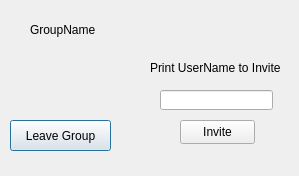
<?xml version="1.0" encoding="UTF-8"?>
<ui version="4.0">
 <class>Dialog</class>
 <widget class="QDialog" name="Dialog">
  <property name="geometry">
   <rect>
    <x>0</x>
    <y>0</y>
    <width>299</width>
    <height>176</height>
   </rect>
  </property>
  <property name="windowTitle">
   <string>Dialog</string>
  </property>
  <widget class="QLabel" name="GroupName">
   <property name="geometry">
    <rect>
     <x>30</x>
     <y>20</y>
     <width>151</width>
     <height>20</height>
    </rect>
   </property>
   <property name="text">
    <string>GroupName</string>
   </property>
  </widget>
  <widget class="QPushButton" name="LeaveButton">
   <property name="geometry">
    <rect>
     <x>10</x>
     <y>120</y>
     <width>101</width>
     <height>31</height>
    </rect>
   </property>
   <property name="text">
    <string>Leave Group</string>
   </property>
  </widget>
  <widget class="QPushButton" name="InviteButton">
   <property name="geometry">
    <rect>
     <x>180</x>
     <y>120</y>
     <width>75</width>
     <height>24</height>
    </rect>
   </property>
   <property name="text">
    <string>Invite</string>
   </property>
  </widget>
  <widget class="QLineEdit" name="lineEdit">
   <property name="geometry">
    <rect>
     <x>160</x>
     <y>90</y>
     <width>113</width>
     <height>20</height>
    </rect>
   </property>
  </widget>
  <widget class="QLabel" name="label">
   <property name="geometry">
    <rect>
     <x>150</x>
     <y>60</y>
     <width>151</width>
     <height>16</height>
    </rect>
   </property>
   <property name="text">
    <string>Print UserName to Invite</string>
   </property>
  </widget>
 </widget>
 <resources/>
 <connections/>
</ui>
